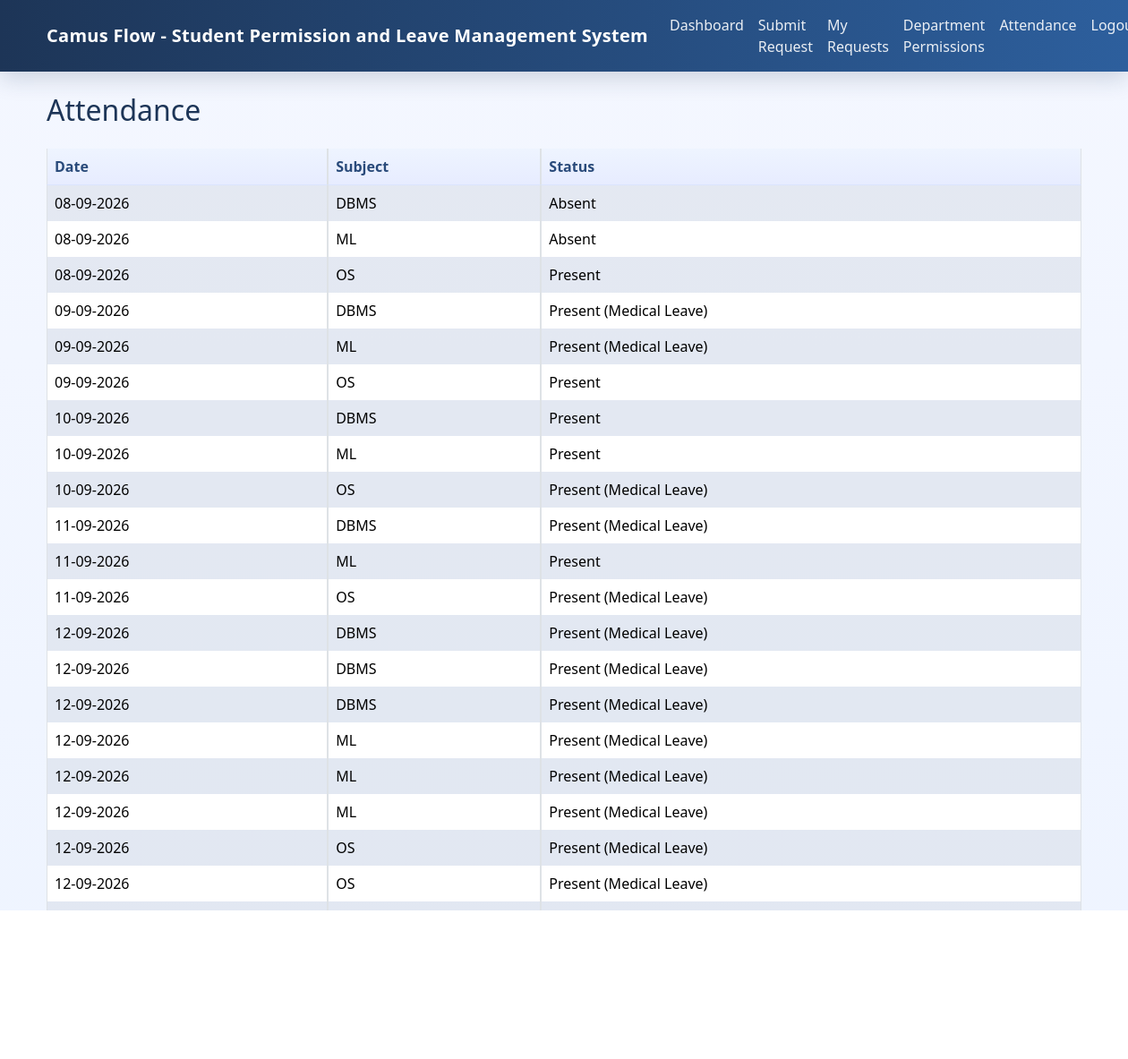
Screenshot of /student/attendance (signed in) with the database file from the repository.
### tables this page shows
CREATE TABLE attendance (
                id INTEGER PRIMARY KEY AUTOINCREMENT,
                student_id TEXT NOT NULL,
                subject TEXT NOT NULL,
                attendance_date TEXT NOT NULL,
                status TEXT NOT NULL
            );

### app.py (the view)
        def wrapped(*args, **kwargs):
            if 'user_id' not in session:
                flash('Please log in first.', 'warning')
                return redirect(url_for('login'))
            user = get_user_by_id(session['user_id'])
            if not user:
                session.clear()
                flash('Session expired. Please log in again.', 'warning')
                return redirect(url_for('login'))
            if role and user['role'] != role:
                flash('You do not have access to this page.', 'danger')
                return redirect(get_role_dashboard(user['role']))
            return func(*args, **kwargs)

### app.py (called while the page is built)
def format_date_for_display(value):
    if not value:
        return value
    value = str(value).strip()
    if not value:
        return value
    for fmt in ('%Y-%m-%d', '%d-%m-%Y', '%d/%m/%Y', '%d.%m.%Y', '%d-%m-%y', '%d/%m/%y', '%d.%m.%y', '%Y/%m/%d', '%d %B %Y', '%d %b %Y'):
        try:
            return datetime.strptime(value, fmt).strftime('%d-%m-%Y')
        except ValueError:
            pass
    return value

@app.context_processor
def inject_global_helpers():
    return {'get_user_by_id': get_user_by_id, 'format_date_for_display': format_date_for_display}

def login_required(role=None):
    def decorator(func):
        def wrapped(*args, **kwargs):
            if 'user_id' not in session:
                flash('Please log in first.', 'warning')
                return redirect(url_for('login'))
            user = get_user_by_id(session['user_id'])
            if not user:
                session.clear()
                flash('Session expired. Please log in again.', 'warning')
                return redirect(url_for('login'))
            if role and user['role'] != role:
                flash('You do not have access to this page.', 'danger')
                return redirect(get_role_dashboard(user['role']))
            return func(*args, **kwargs)
        wrapped.__name__ = func.__name__
        return wrapped
    return decorator

@app.route('/student/attendance')
@login_required('student')
def student_attendance():
    user = get_user_by_id(session['user_id'])
    attendance = get_student_attendance(user['student_id'])
    return render_template('student_attendance.html', user=user, attendance=attendance)

### database.py (called while the page is built, shortened)
def row_to_dict(row, columns=None):
    if row is None:
        return None
    if isinstance(row, dict):
        return row
    if columns is None:
        return dict(row)
    return dict(zip(columns, row))

def rows_to_list(rows, columns=None):
    if not rows:
        return []
    if isinstance(rows[0], dict):
        return rows
    if columns is None:
        return [dict(row) for row in rows]
    return [dict(zip(columns, row)) for row in rows]

def get_db_connection():
    global USE_SQLITE
    if USE_SQLITE:
        conn = sqlite3.connect('leave_reconciliation.db')
        conn.row_factory = sqlite3.Row
        return conn

### templates/student_attendance.html
{% extends 'base.html' %}
{% block content %}
<h2 class="mb-4">Attendance</h2>
<div class="table-responsive">
    <table class="table table-bordered table-striped">
        <thead>
            <tr>
                <th>Date</th>
                <th>Subject</th>
                <th>Status</th>
            </tr>
        </thead>
        <tbody>
            {% for row in attendance %}
            <tr>
                <td>{{ format_date_for_display(row.attendance_date) }}</td>
                <td>{{ row.subject }}</td>
                <td>{{ row.status }}</td>
            </tr>
            {% else %}
            <tr>
                <td colspan="3" class="text-center text-muted">No attendance data found.</td>
            </tr>
            {% endfor %}
        </tbody>
    </table>
</div>
{% endblock %}

### static/style.css (style rules this page uses)
body { background: linear-gradient(180deg, #f4f7ff 0%, #eef4ff 100%); font-family: 'Segoe UI', Tahoma, Geneva, Verdana, sans-serif; color: #1f2a37; }
.table { border-collapse: separate; border-spacing: 0; overflow: hidden; }
.table th { background: linear-gradient(180deg, #eef4ff 0%, #e7ecff 100%); color: #294a7a; border-bottom: 1px solid #dbe5ff; font-weight: 700; }
.table td { vertical-align: middle; }
.table-striped > tbody > tr:nth-of-type(odd) > td { background-color: rgba(236, 242, 255, 0.45); }
h2, h5 { color: #1d3557; }

### rows the page displays
attendance: attendance_date "08-09-2026", subject "DBMS", status "Absent"
attendance: attendance_date "08-09-2026", subject "ML", status "Absent"
attendance: attendance_date "08-09-2026", subject "OS", status "Present"
attendance: attendance_date "09-09-2026", subject "DBMS", status "Present (Medical Leave)"
attendance: attendance_date "09-09-2026", subject "ML", status "Present (Medical Leave)"
attendance: attendance_date "09-09-2026", subject "OS", status "Present"
attendance: attendance_date "10-09-2026", subject "DBMS", status "Present"
attendance: attendance_date "10-09-2026", subject "ML", status "Present"
attendance: attendance_date "10-09-2026", subject "OS", status "Present (Medical Leave)"
attendance: attendance_date "11-09-2026", subject "DBMS", status "Present (Medical Leave)"
attendance: attendance_date "11-09-2026", subject "ML", status "Present"
attendance: attendance_date "11-09-2026", subject "OS", status "Present (Medical Leave)"
attendance: attendance_date "12-09-2026", subject "DBMS", status "Present (Medical Leave)"
attendance: attendance_date "12-09-2026", subject "DBMS", status "Present (Medical Leave)"
attendance: attendance_date "12-09-2026", subject "DBMS", status "Present (Medical Leave)"
attendance: attendance_date "12-09-2026", subject "ML", status "Present (Medical Leave)"
attendance: attendance_date "12-09-2026", subject "ML", status "Present (Medical Leave)"
attendance: attendance_date "12-09-2026", subject "ML", status "Present (Medical Leave)"
attendance: attendance_date "12-09-2026", subject "OS", status "Present (Medical Leave)"
attendance: attendance_date "12-09-2026", subject "OS", status "Present (Medical Leave)"
attendance: attendance_date "12-09-2026", subject "OS", status "Present (Medical Leave)"
